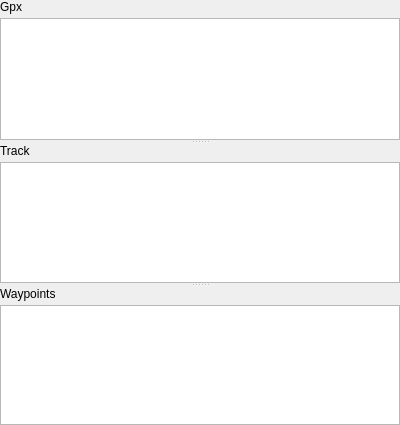
<?xml version="1.0" encoding="UTF-8"?>
<ui version="4.0">
 <class>DataWdg</class>
 <widget class="QWidget" name="DataWdg">
  <property name="geometry">
   <rect>
    <x>0</x>
    <y>0</y>
    <width>400</width>
    <height>425</height>
   </rect>
  </property>
  <property name="windowTitle">
   <string>Form</string>
  </property>
  <layout class="QVBoxLayout" name="verticalLayout">
   <property name="spacing">
    <number>4</number>
   </property>
   <property name="leftMargin">
    <number>0</number>
   </property>
   <property name="topMargin">
    <number>0</number>
   </property>
   <property name="rightMargin">
    <number>0</number>
   </property>
   <property name="bottomMargin">
    <number>0</number>
   </property>
   <item>
    <widget class="QSplitter" name="splitter">
     <property name="orientation">
      <enum>Qt::Vertical</enum>
     </property>
     <widget class="QWidget" name="widget" native="true">
      <layout class="QVBoxLayout" name="verticalLayout_2">
       <property name="spacing">
        <number>4</number>
       </property>
       <property name="leftMargin">
        <number>0</number>
       </property>
       <property name="topMargin">
        <number>0</number>
       </property>
       <property name="rightMargin">
        <number>0</number>
       </property>
       <property name="bottomMargin">
        <number>0</number>
       </property>
       <item>
        <widget class="QLabel" name="label">
         <property name="text">
          <string>Gpx</string>
         </property>
        </widget>
       </item>
       <item>
        <widget class="QTableView" name="tvGpx">
         <property name="selectionBehavior">
          <enum>QAbstractItemView::SelectRows</enum>
         </property>
        </widget>
       </item>
      </layout>
     </widget>
     <widget class="QWidget" name="widget_2" native="true">
      <layout class="QVBoxLayout" name="verticalLayout_3">
       <property name="spacing">
        <number>4</number>
       </property>
       <property name="leftMargin">
        <number>0</number>
       </property>
       <property name="topMargin">
        <number>0</number>
       </property>
       <property name="rightMargin">
        <number>0</number>
       </property>
       <property name="bottomMargin">
        <number>0</number>
       </property>
       <item>
        <widget class="QSplitter" name="splitter_2">
         <property name="orientation">
          <enum>Qt::Vertical</enum>
         </property>
         <widget class="QWidget" name="widget_3" native="true">
          <layout class="QVBoxLayout" name="verticalLayout_4">
           <property name="spacing">
            <number>4</number>
           </property>
           <property name="leftMargin">
            <number>0</number>
           </property>
           <property name="topMargin">
            <number>0</number>
           </property>
           <property name="rightMargin">
            <number>0</number>
           </property>
           <property name="bottomMargin">
            <number>0</number>
           </property>
           <item>
            <widget class="QLabel" name="label_2">
             <property name="text">
              <string>Track</string>
             </property>
            </widget>
           </item>
           <item>
            <widget class="QTableView" name="tvTrack"/>
           </item>
          </layout>
         </widget>
         <widget class="QWidget" name="widget_4" native="true">
          <layout class="QVBoxLayout" name="verticalLayout_5">
           <property name="spacing">
            <number>4</number>
           </property>
           <property name="leftMargin">
            <number>0</number>
           </property>
           <property name="topMargin">
            <number>0</number>
           </property>
           <property name="rightMargin">
            <number>0</number>
           </property>
           <property name="bottomMargin">
            <number>0</number>
           </property>
           <item>
            <widget class="QLabel" name="label_3">
             <property name="text">
              <string>Waypoints</string>
             </property>
            </widget>
           </item>
           <item>
            <widget class="QTableView" name="tvWayPoints"/>
           </item>
          </layout>
         </widget>
        </widget>
       </item>
      </layout>
     </widget>
    </widget>
   </item>
  </layout>
 </widget>
 <resources/>
 <connections/>
</ui>
